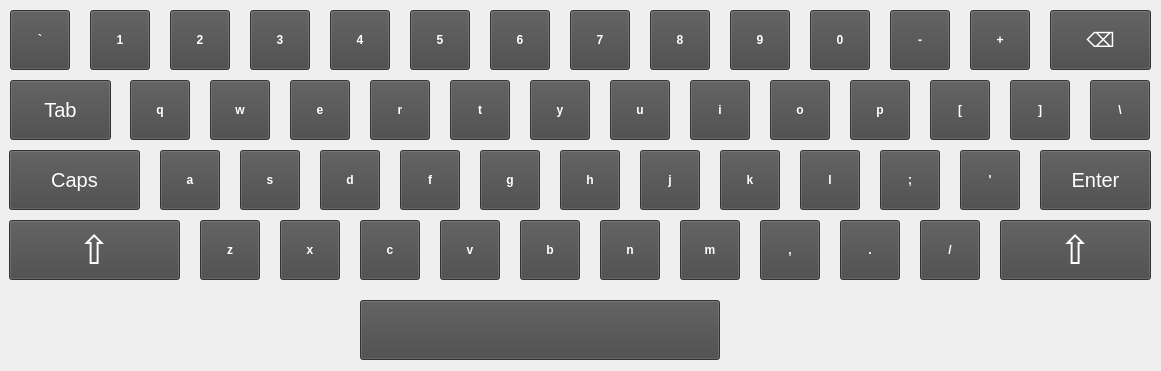
<?xml version="1.0" encoding="UTF-8"?>
<ui version="4.0">
 <class>KeyboardWidget</class>
 <widget class="QWidget" name="KeyboardWidget">
  <property name="geometry">
   <rect>
    <x>0</x>
    <y>0</y>
    <width>1161</width>
    <height>371</height>
   </rect>
  </property>
  <property name="minimumSize">
   <size>
    <width>1161</width>
    <height>371</height>
   </size>
  </property>
  <property name="maximumSize">
   <size>
    <width>1161</width>
    <height>371</height>
   </size>
  </property>
  <property name="windowTitle">
   <string>Form</string>
  </property>
  <widget class="QPushButton" name="symbolButton_26">
   <property name="geometry">
    <rect>
     <x>280</x>
     <y>220</y>
     <width>60</width>
     <height>60</height>
    </rect>
   </property>
   <property name="font">
    <font>
     <bold>true</bold>
    </font>
   </property>
   <property name="styleSheet">
    <string notr="true">background-color: #474747;
color: white;</string>
   </property>
   <property name="text">
    <string>x</string>
   </property>
  </widget>
  <widget class="QPushButton" name="topButton_8">
   <property name="geometry">
    <rect>
     <x>650</x>
     <y>10</y>
     <width>60</width>
     <height>60</height>
    </rect>
   </property>
   <property name="font">
    <font>
     <bold>true</bold>
    </font>
   </property>
   <property name="styleSheet">
    <string notr="true">background-color: #474747;
color: white;</string>
   </property>
   <property name="text">
    <string>8</string>
   </property>
  </widget>
  <widget class="QPushButton" name="symbolButton_30">
   <property name="geometry">
    <rect>
     <x>600</x>
     <y>220</y>
     <width>60</width>
     <height>60</height>
    </rect>
   </property>
   <property name="font">
    <font>
     <bold>true</bold>
    </font>
   </property>
   <property name="styleSheet">
    <string notr="true">background-color: #474747;
color: white;</string>
   </property>
   <property name="text">
    <string>n</string>
   </property>
  </widget>
  <widget class="QPushButton" name="symbolButton_8">
   <property name="geometry">
    <rect>
     <x>690</x>
     <y>80</y>
     <width>60</width>
     <height>60</height>
    </rect>
   </property>
   <property name="font">
    <font>
     <bold>true</bold>
    </font>
   </property>
   <property name="styleSheet">
    <string notr="true">background-color: #474747;
color: white;</string>
   </property>
   <property name="text">
    <string>i</string>
   </property>
  </widget>
  <widget class="QPushButton" name="symbolButton_25">
   <property name="geometry">
    <rect>
     <x>200</x>
     <y>220</y>
     <width>60</width>
     <height>60</height>
    </rect>
   </property>
   <property name="font">
    <font>
     <bold>true</bold>
    </font>
   </property>
   <property name="styleSheet">
    <string notr="true">background-color: #474747;
color: white;</string>
   </property>
   <property name="text">
    <string>z</string>
   </property>
  </widget>
  <widget class="QPushButton" name="symbolButton_29">
   <property name="geometry">
    <rect>
     <x>520</x>
     <y>220</y>
     <width>60</width>
     <height>60</height>
    </rect>
   </property>
   <property name="font">
    <font>
     <bold>true</bold>
    </font>
   </property>
   <property name="styleSheet">
    <string notr="true">background-color: #474747;
color: white;</string>
   </property>
   <property name="text">
    <string>b</string>
   </property>
  </widget>
  <widget class="QPushButton" name="symbolButton_11">
   <property name="geometry">
    <rect>
     <x>930</x>
     <y>80</y>
     <width>60</width>
     <height>60</height>
    </rect>
   </property>
   <property name="font">
    <font>
     <bold>true</bold>
    </font>
   </property>
   <property name="styleSheet">
    <string notr="true">background-color: #474747;
color: white;</string>
   </property>
   <property name="text">
    <string>[</string>
   </property>
  </widget>
  <widget class="QPushButton" name="topButton_4">
   <property name="geometry">
    <rect>
     <x>330</x>
     <y>10</y>
     <width>60</width>
     <height>60</height>
    </rect>
   </property>
   <property name="font">
    <font>
     <bold>true</bold>
    </font>
   </property>
   <property name="styleSheet">
    <string notr="true">background-color: #474747;
color: white;</string>
   </property>
   <property name="text">
    <string>4</string>
   </property>
  </widget>
  <widget class="QPushButton" name="symbolButton_34">
   <property name="geometry">
    <rect>
     <x>920</x>
     <y>220</y>
     <width>60</width>
     <height>60</height>
    </rect>
   </property>
   <property name="font">
    <font>
     <bold>true</bold>
    </font>
   </property>
   <property name="styleSheet">
    <string notr="true">background-color: #474747;
color: white;</string>
   </property>
   <property name="text">
    <string>/</string>
   </property>
  </widget>
  <widget class="QPushButton" name="symbolButton_14">
   <property name="geometry">
    <rect>
     <x>160</x>
     <y>150</y>
     <width>60</width>
     <height>60</height>
    </rect>
   </property>
   <property name="font">
    <font>
     <bold>true</bold>
    </font>
   </property>
   <property name="styleSheet">
    <string notr="true">background-color: #474747;
color: white;</string>
   </property>
   <property name="text">
    <string>a</string>
   </property>
  </widget>
  <widget class="QPushButton" name="symbolButton_15">
   <property name="geometry">
    <rect>
     <x>240</x>
     <y>150</y>
     <width>60</width>
     <height>60</height>
    </rect>
   </property>
   <property name="font">
    <font>
     <bold>true</bold>
    </font>
   </property>
   <property name="styleSheet">
    <string notr="true">background-color: #474747;
color: white;</string>
   </property>
   <property name="text">
    <string>s</string>
   </property>
  </widget>
  <widget class="QPushButton" name="symbolButton_27">
   <property name="geometry">
    <rect>
     <x>360</x>
     <y>220</y>
     <width>60</width>
     <height>60</height>
    </rect>
   </property>
   <property name="font">
    <font>
     <bold>true</bold>
    </font>
   </property>
   <property name="styleSheet">
    <string notr="true">background-color: #474747;
color: white;</string>
   </property>
   <property name="text">
    <string>c</string>
   </property>
  </widget>
  <widget class="QPushButton" name="symbolButton_4">
   <property name="geometry">
    <rect>
     <x>370</x>
     <y>80</y>
     <width>60</width>
     <height>60</height>
    </rect>
   </property>
   <property name="font">
    <font>
     <bold>true</bold>
    </font>
   </property>
   <property name="styleSheet">
    <string notr="true">background-color: #474747;
color: white;</string>
   </property>
   <property name="text">
    <string>r</string>
   </property>
  </widget>
  <widget class="QPushButton" name="symbolButton_33">
   <property name="geometry">
    <rect>
     <x>840</x>
     <y>220</y>
     <width>60</width>
     <height>60</height>
    </rect>
   </property>
   <property name="font">
    <font>
     <bold>true</bold>
    </font>
   </property>
   <property name="styleSheet">
    <string notr="true">background-color: #474747;
color: white;</string>
   </property>
   <property name="text">
    <string>.</string>
   </property>
  </widget>
  <widget class="QPushButton" name="symbolButton_9">
   <property name="geometry">
    <rect>
     <x>770</x>
     <y>80</y>
     <width>60</width>
     <height>60</height>
    </rect>
   </property>
   <property name="font">
    <font>
     <bold>true</bold>
    </font>
   </property>
   <property name="styleSheet">
    <string notr="true">background-color: #474747;
color: white;</string>
   </property>
   <property name="text">
    <string>o</string>
   </property>
  </widget>
  <widget class="QPushButton" name="symbolButton_20">
   <property name="geometry">
    <rect>
     <x>640</x>
     <y>150</y>
     <width>60</width>
     <height>60</height>
    </rect>
   </property>
   <property name="font">
    <font>
     <bold>true</bold>
    </font>
   </property>
   <property name="styleSheet">
    <string notr="true">background-color: #474747;
color: white;</string>
   </property>
   <property name="text">
    <string>j</string>
   </property>
  </widget>
  <widget class="QPushButton" name="symbolButton_24">
   <property name="geometry">
    <rect>
     <x>960</x>
     <y>150</y>
     <width>60</width>
     <height>60</height>
    </rect>
   </property>
   <property name="font">
    <font>
     <bold>true</bold>
    </font>
   </property>
   <property name="styleSheet">
    <string notr="true">background-color: #474747;
color: white;</string>
   </property>
   <property name="text">
    <string>'</string>
   </property>
  </widget>
  <widget class="QPushButton" name="topButton_11">
   <property name="geometry">
    <rect>
     <x>890</x>
     <y>10</y>
     <width>60</width>
     <height>60</height>
    </rect>
   </property>
   <property name="font">
    <font>
     <bold>true</bold>
    </font>
   </property>
   <property name="styleSheet">
    <string notr="true">background-color: #474747;
color: white;</string>
   </property>
   <property name="text">
    <string>-</string>
   </property>
  </widget>
  <widget class="QPushButton" name="symbolButton_2">
   <property name="geometry">
    <rect>
     <x>210</x>
     <y>80</y>
     <width>60</width>
     <height>60</height>
    </rect>
   </property>
   <property name="font">
    <font>
     <bold>true</bold>
    </font>
   </property>
   <property name="styleSheet">
    <string notr="true">background-color: #474747;
color: white;</string>
   </property>
   <property name="text">
    <string>w</string>
   </property>
  </widget>
  <widget class="QPushButton" name="topButton_5">
   <property name="geometry">
    <rect>
     <x>410</x>
     <y>10</y>
     <width>60</width>
     <height>60</height>
    </rect>
   </property>
   <property name="font">
    <font>
     <bold>true</bold>
    </font>
   </property>
   <property name="styleSheet">
    <string notr="true">background-color: #474747;
color: white;</string>
   </property>
   <property name="text">
    <string>5</string>
   </property>
  </widget>
  <widget class="QPushButton" name="symbolButton_32">
   <property name="geometry">
    <rect>
     <x>760</x>
     <y>220</y>
     <width>60</width>
     <height>60</height>
    </rect>
   </property>
   <property name="font">
    <font>
     <bold>true</bold>
    </font>
   </property>
   <property name="styleSheet">
    <string notr="true">background-color: #474747;
color: white;</string>
   </property>
   <property name="text">
    <string>,</string>
   </property>
  </widget>
  <widget class="QPushButton" name="topButton_2">
   <property name="geometry">
    <rect>
     <x>170</x>
     <y>10</y>
     <width>60</width>
     <height>60</height>
    </rect>
   </property>
   <property name="font">
    <font>
     <bold>true</bold>
    </font>
   </property>
   <property name="styleSheet">
    <string notr="true">background-color: #474747;
color: white;</string>
   </property>
   <property name="text">
    <string>2</string>
   </property>
  </widget>
  <widget class="QPushButton" name="symbolButton_7">
   <property name="geometry">
    <rect>
     <x>610</x>
     <y>80</y>
     <width>60</width>
     <height>60</height>
    </rect>
   </property>
   <property name="font">
    <font>
     <bold>true</bold>
    </font>
   </property>
   <property name="styleSheet">
    <string notr="true">background-color: #474747;
color: white;</string>
   </property>
   <property name="text">
    <string>u</string>
   </property>
  </widget>
  <widget class="QPushButton" name="button_LeftShift">
   <property name="geometry">
    <rect>
     <x>9</x>
     <y>220</y>
     <width>171</width>
     <height>60</height>
    </rect>
   </property>
   <property name="font">
    <font>
     <pointsize>30</pointsize>
     <bold>false</bold>
    </font>
   </property>
   <property name="styleSheet">
    <string>background-color: #474747;
color: white;</string>
   </property>
   <property name="text">
    <string>⇧</string>
   </property>
  </widget>
  <widget class="QPushButton" name="symbolButton_22">
   <property name="geometry">
    <rect>
     <x>800</x>
     <y>150</y>
     <width>60</width>
     <height>60</height>
    </rect>
   </property>
   <property name="font">
    <font>
     <bold>true</bold>
    </font>
   </property>
   <property name="styleSheet">
    <string notr="true">background-color: #474747;
color: white;</string>
   </property>
   <property name="text">
    <string>l</string>
   </property>
  </widget>
  <widget class="QPushButton" name="topButton_6">
   <property name="geometry">
    <rect>
     <x>490</x>
     <y>10</y>
     <width>60</width>
     <height>60</height>
    </rect>
   </property>
   <property name="font">
    <font>
     <bold>true</bold>
    </font>
   </property>
   <property name="styleSheet">
    <string notr="true">background-color: #474747;
color: white;</string>
   </property>
   <property name="text">
    <string>6</string>
   </property>
  </widget>
  <widget class="QPushButton" name="topButton_7">
   <property name="geometry">
    <rect>
     <x>570</x>
     <y>10</y>
     <width>60</width>
     <height>60</height>
    </rect>
   </property>
   <property name="font">
    <font>
     <bold>true</bold>
    </font>
   </property>
   <property name="styleSheet">
    <string notr="true">background-color: #474747;
color: white;</string>
   </property>
   <property name="text">
    <string>7</string>
   </property>
  </widget>
  <widget class="QPushButton" name="symbolButton_1">
   <property name="geometry">
    <rect>
     <x>130</x>
     <y>80</y>
     <width>60</width>
     <height>60</height>
    </rect>
   </property>
   <property name="font">
    <font>
     <bold>true</bold>
    </font>
   </property>
   <property name="styleSheet">
    <string notr="true">background-color: #474747;
color: white;</string>
   </property>
   <property name="text">
    <string>q</string>
   </property>
  </widget>
  <widget class="QPushButton" name="symbolButton_18">
   <property name="geometry">
    <rect>
     <x>480</x>
     <y>150</y>
     <width>60</width>
     <height>60</height>
    </rect>
   </property>
   <property name="font">
    <font>
     <bold>true</bold>
    </font>
   </property>
   <property name="styleSheet">
    <string notr="true">background-color: #474747;
color: white;</string>
   </property>
   <property name="text">
    <string>g</string>
   </property>
  </widget>
  <widget class="QPushButton" name="symbolButton_16">
   <property name="geometry">
    <rect>
     <x>320</x>
     <y>150</y>
     <width>60</width>
     <height>60</height>
    </rect>
   </property>
   <property name="font">
    <font>
     <bold>true</bold>
    </font>
   </property>
   <property name="styleSheet">
    <string notr="true">background-color: #474747;
color: white;</string>
   </property>
   <property name="text">
    <string>d</string>
   </property>
  </widget>
  <widget class="QPushButton" name="topButton_3">
   <property name="geometry">
    <rect>
     <x>250</x>
     <y>10</y>
     <width>60</width>
     <height>60</height>
    </rect>
   </property>
   <property name="font">
    <font>
     <bold>true</bold>
    </font>
   </property>
   <property name="styleSheet">
    <string notr="true">background-color: #474747;
color: white;</string>
   </property>
   <property name="text">
    <string>3</string>
   </property>
  </widget>
  <widget class="QPushButton" name="topButton_9">
   <property name="geometry">
    <rect>
     <x>730</x>
     <y>10</y>
     <width>60</width>
     <height>60</height>
    </rect>
   </property>
   <property name="font">
    <font>
     <bold>true</bold>
    </font>
   </property>
   <property name="styleSheet">
    <string notr="true">background-color: #474747;
color: white;</string>
   </property>
   <property name="text">
    <string>9</string>
   </property>
  </widget>
  <widget class="QPushButton" name="symbolButton_21">
   <property name="geometry">
    <rect>
     <x>720</x>
     <y>150</y>
     <width>60</width>
     <height>60</height>
    </rect>
   </property>
   <property name="font">
    <font>
     <bold>true</bold>
    </font>
   </property>
   <property name="styleSheet">
    <string notr="true">background-color: #474747;
color: white;</string>
   </property>
   <property name="text">
    <string>k</string>
   </property>
  </widget>
  <widget class="QPushButton" name="button_RightShift">
   <property name="geometry">
    <rect>
     <x>1000</x>
     <y>220</y>
     <width>151</width>
     <height>60</height>
    </rect>
   </property>
   <property name="font">
    <font>
     <pointsize>30</pointsize>
     <bold>false</bold>
    </font>
   </property>
   <property name="styleSheet">
    <string>background-color: #474747;
color: white;</string>
   </property>
   <property name="text">
    <string>⇧</string>
   </property>
  </widget>
  <widget class="QPushButton" name="symbolButton_10">
   <property name="geometry">
    <rect>
     <x>850</x>
     <y>80</y>
     <width>60</width>
     <height>60</height>
    </rect>
   </property>
   <property name="font">
    <font>
     <bold>true</bold>
    </font>
   </property>
   <property name="styleSheet">
    <string notr="true">background-color: #474747;
color: white;</string>
   </property>
   <property name="text">
    <string>p</string>
   </property>
  </widget>
  <widget class="QPushButton" name="symbolButton_28">
   <property name="geometry">
    <rect>
     <x>440</x>
     <y>220</y>
     <width>60</width>
     <height>60</height>
    </rect>
   </property>
   <property name="font">
    <font>
     <bold>true</bold>
    </font>
   </property>
   <property name="styleSheet">
    <string notr="true">background-color: #474747;
color: white;</string>
   </property>
   <property name="text">
    <string>v</string>
   </property>
  </widget>
  <widget class="QPushButton" name="symbolButton_31">
   <property name="geometry">
    <rect>
     <x>680</x>
     <y>220</y>
     <width>60</width>
     <height>60</height>
    </rect>
   </property>
   <property name="font">
    <font>
     <bold>true</bold>
    </font>
   </property>
   <property name="styleSheet">
    <string notr="true">background-color: #474747;
color: white;</string>
   </property>
   <property name="text">
    <string>m</string>
   </property>
  </widget>
  <widget class="QPushButton" name="topButton_0">
   <property name="geometry">
    <rect>
     <x>10</x>
     <y>10</y>
     <width>60</width>
     <height>60</height>
    </rect>
   </property>
   <property name="font">
    <font>
     <bold>true</bold>
    </font>
   </property>
   <property name="styleSheet">
    <string notr="true">background-color: #474747;
color: white;</string>
   </property>
   <property name="text">
    <string>`</string>
   </property>
  </widget>
  <widget class="QPushButton" name="symbolButton_17">
   <property name="geometry">
    <rect>
     <x>400</x>
     <y>150</y>
     <width>60</width>
     <height>60</height>
    </rect>
   </property>
   <property name="font">
    <font>
     <bold>true</bold>
    </font>
   </property>
   <property name="styleSheet">
    <string notr="true">background-color: #474747;
color: white;</string>
   </property>
   <property name="text">
    <string>f</string>
   </property>
  </widget>
  <widget class="QPushButton" name="symbolButton_12">
   <property name="geometry">
    <rect>
     <x>1010</x>
     <y>80</y>
     <width>60</width>
     <height>60</height>
    </rect>
   </property>
   <property name="font">
    <font>
     <bold>true</bold>
    </font>
   </property>
   <property name="styleSheet">
    <string notr="true">background-color: #474747;
color: white;</string>
   </property>
   <property name="text">
    <string>]</string>
   </property>
  </widget>
  <widget class="QPushButton" name="symbolButton_19">
   <property name="geometry">
    <rect>
     <x>560</x>
     <y>150</y>
     <width>60</width>
     <height>60</height>
    </rect>
   </property>
   <property name="font">
    <font>
     <bold>true</bold>
    </font>
   </property>
   <property name="styleSheet">
    <string notr="true">background-color: #474747;
color: white;</string>
   </property>
   <property name="text">
    <string>h</string>
   </property>
  </widget>
  <widget class="QPushButton" name="symbolButton_6">
   <property name="geometry">
    <rect>
     <x>530</x>
     <y>80</y>
     <width>60</width>
     <height>60</height>
    </rect>
   </property>
   <property name="font">
    <font>
     <bold>true</bold>
    </font>
   </property>
   <property name="styleSheet">
    <string notr="true">background-color: #474747;
color: white;</string>
   </property>
   <property name="text">
    <string>y</string>
   </property>
  </widget>
  <widget class="QPushButton" name="symbolButton_3">
   <property name="geometry">
    <rect>
     <x>290</x>
     <y>80</y>
     <width>60</width>
     <height>60</height>
    </rect>
   </property>
   <property name="font">
    <font>
     <bold>true</bold>
    </font>
   </property>
   <property name="styleSheet">
    <string notr="true">background-color: #474747;
color: white;</string>
   </property>
   <property name="text">
    <string>e</string>
   </property>
  </widget>
  <widget class="QPushButton" name="symbolButton_23">
   <property name="geometry">
    <rect>
     <x>880</x>
     <y>150</y>
     <width>60</width>
     <height>60</height>
    </rect>
   </property>
   <property name="font">
    <font>
     <bold>true</bold>
    </font>
   </property>
   <property name="styleSheet">
    <string notr="true">background-color: #474747;
color: white;</string>
   </property>
   <property name="text">
    <string>;</string>
   </property>
  </widget>
  <widget class="QPushButton" name="symbolButton_5">
   <property name="geometry">
    <rect>
     <x>450</x>
     <y>80</y>
     <width>60</width>
     <height>60</height>
    </rect>
   </property>
   <property name="font">
    <font>
     <bold>true</bold>
    </font>
   </property>
   <property name="styleSheet">
    <string notr="true">background-color: #474747;
color: white;</string>
   </property>
   <property name="text">
    <string>t</string>
   </property>
  </widget>
  <widget class="QPushButton" name="topButton_1">
   <property name="geometry">
    <rect>
     <x>90</x>
     <y>10</y>
     <width>60</width>
     <height>60</height>
    </rect>
   </property>
   <property name="font">
    <font>
     <bold>true</bold>
    </font>
   </property>
   <property name="styleSheet">
    <string notr="true">background-color: #474747;
color: white;</string>
   </property>
   <property name="text">
    <string>1</string>
   </property>
  </widget>
  <widget class="QPushButton" name="topButton_10">
   <property name="geometry">
    <rect>
     <x>810</x>
     <y>10</y>
     <width>60</width>
     <height>60</height>
    </rect>
   </property>
   <property name="font">
    <font>
     <bold>true</bold>
    </font>
   </property>
   <property name="styleSheet">
    <string notr="true">background-color: #474747;
color: white;</string>
   </property>
   <property name="text">
    <string>0</string>
   </property>
  </widget>
  <widget class="QPushButton" name="topButton_12">
   <property name="geometry">
    <rect>
     <x>970</x>
     <y>10</y>
     <width>60</width>
     <height>60</height>
    </rect>
   </property>
   <property name="font">
    <font>
     <bold>true</bold>
    </font>
   </property>
   <property name="styleSheet">
    <string notr="true">background-color: #474747;
color: white;</string>
   </property>
   <property name="text">
    <string>+</string>
   </property>
  </widget>
  <widget class="QPushButton" name="button_BackSpace">
   <property name="geometry">
    <rect>
     <x>1050</x>
     <y>10</y>
     <width>101</width>
     <height>60</height>
    </rect>
   </property>
   <property name="font">
    <font>
     <pointsize>15</pointsize>
     <bold>false</bold>
    </font>
   </property>
   <property name="styleSheet">
    <string>background-color: #474747;
color: white;</string>
   </property>
   <property name="text">
    <string>⌫</string>
   </property>
  </widget>
  <widget class="QPushButton" name="symbolButton_13">
   <property name="geometry">
    <rect>
     <x>1090</x>
     <y>80</y>
     <width>60</width>
     <height>60</height>
    </rect>
   </property>
   <property name="font">
    <font>
     <bold>true</bold>
    </font>
   </property>
   <property name="styleSheet">
    <string notr="true">background-color: #474747;
color: white;</string>
   </property>
   <property name="text">
    <string>\</string>
   </property>
  </widget>
  <widget class="QPushButton" name="button_Enter">
   <property name="geometry">
    <rect>
     <x>1040</x>
     <y>150</y>
     <width>111</width>
     <height>60</height>
    </rect>
   </property>
   <property name="font">
    <font>
     <pointsize>15</pointsize>
     <bold>false</bold>
    </font>
   </property>
   <property name="styleSheet">
    <string>background-color: #474747;
color: white;</string>
   </property>
   <property name="text">
    <string>Enter</string>
   </property>
  </widget>
  <widget class="QPushButton" name="button_Caps">
   <property name="geometry">
    <rect>
     <x>9</x>
     <y>150</y>
     <width>131</width>
     <height>60</height>
    </rect>
   </property>
   <property name="font">
    <font>
     <pointsize>15</pointsize>
     <bold>false</bold>
    </font>
   </property>
   <property name="styleSheet">
    <string>background-color: #474747;
color: white;</string>
   </property>
   <property name="text">
    <string>Caps</string>
   </property>
  </widget>
  <widget class="QPushButton" name="button_Tab">
   <property name="geometry">
    <rect>
     <x>10</x>
     <y>80</y>
     <width>101</width>
     <height>60</height>
    </rect>
   </property>
   <property name="font">
    <font>
     <pointsize>15</pointsize>
     <bold>false</bold>
    </font>
   </property>
   <property name="styleSheet">
    <string>background-color: #474747;
color: white;</string>
   </property>
   <property name="text">
    <string>Tab</string>
   </property>
  </widget>
  <widget class="QPushButton" name="button_Space">
   <property name="geometry">
    <rect>
     <x>360</x>
     <y>300</y>
     <width>360</width>
     <height>60</height>
    </rect>
   </property>
   <property name="font">
    <font>
     <family>DejaVu Sans</family>
     <pointsize>24</pointsize>
     <italic>false</italic>
     <bold>true</bold>
    </font>
   </property>
   <property name="styleSheet">
    <string>background-color: #474747;
color: white;</string>
   </property>
   <property name="text">
    <string> </string>
   </property>
  </widget>
 </widget>
 <resources/>
 <connections/>
</ui>
